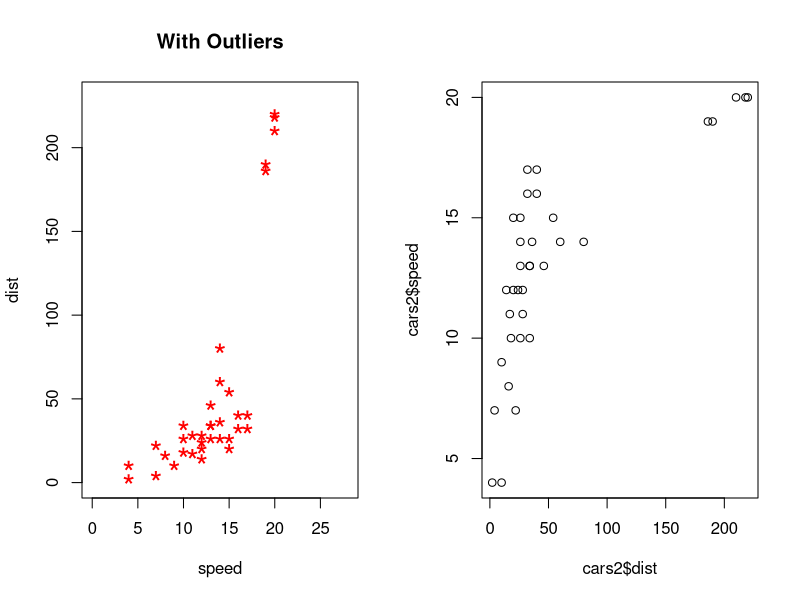
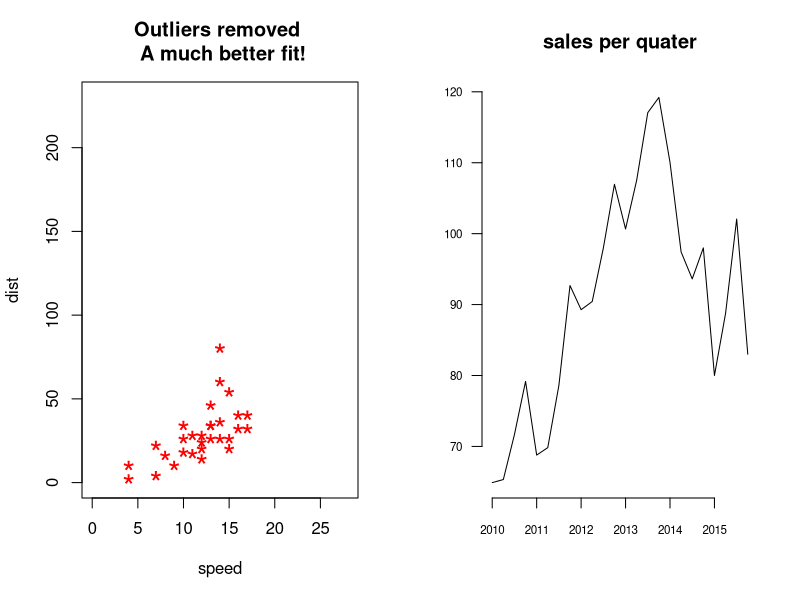
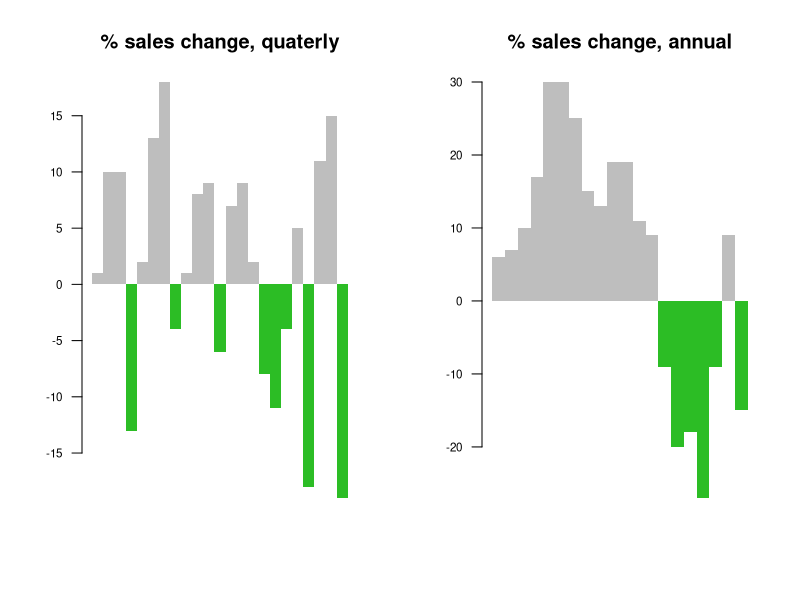
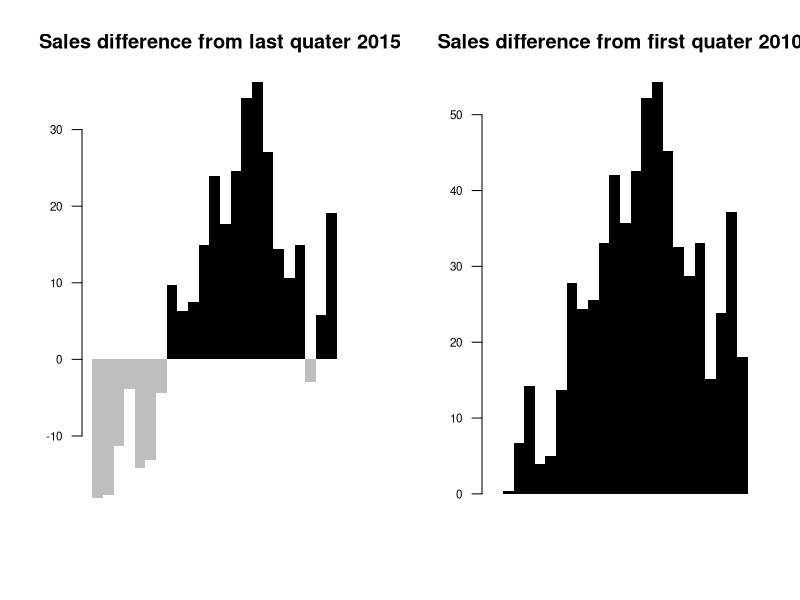
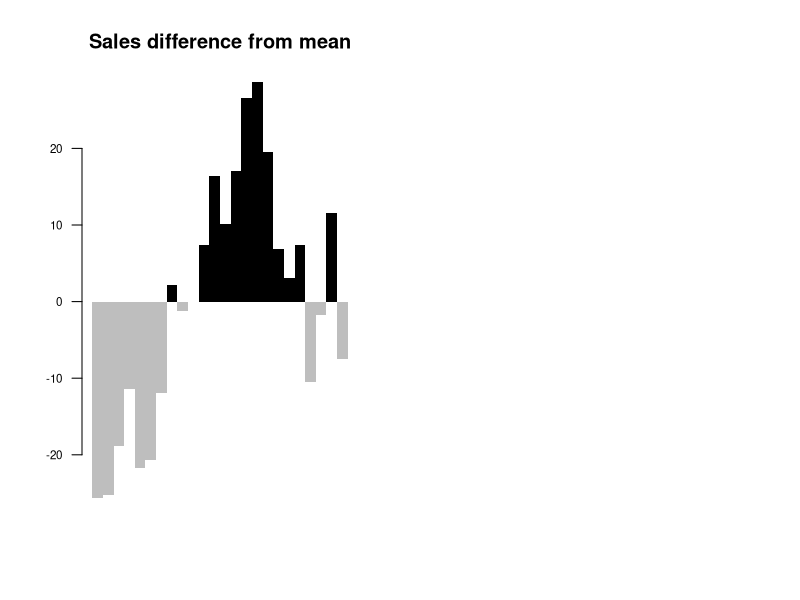
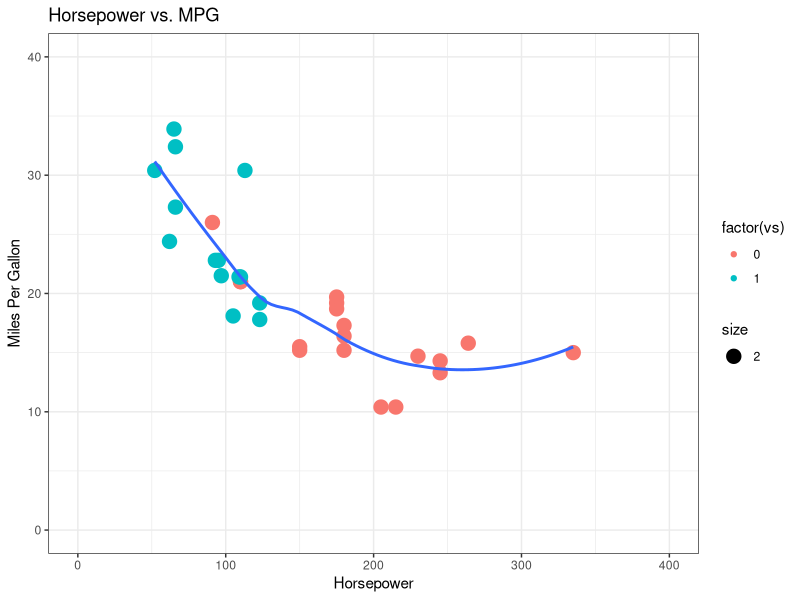
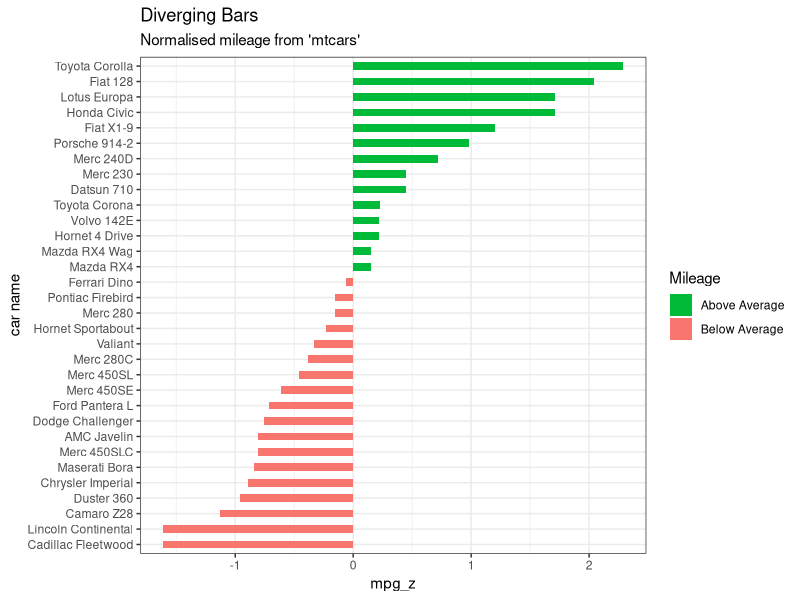

Here is the R script that generated these plots, in order:
## ---- chunk 1
# Inject outliers into data.
cars1 <- cars[1:30, ]  # original data
cars_outliers <- data.frame(speed=c(19,19,20,20,20), dist=c(190, 186, 210, 220, 218))  # introduce outliers.
cars2 <- rbind(cars1, cars_outliers)  # data with outliers.

# Plot of data with outliers.
par(mfrow=c(1, 2))
plot(cars2$speed, cars2$dist, xlim=c(0, 28), ylim=c(0, 230), main="With Outliers", xlab="speed", ylab="dist", pch="*", col="red", cex=2)
plot(cars2$dist,cars2$speed)

# Plot of original data without outliers. Note the change in slope (angle) of best fit line.
plot(cars1$speed, cars1$dist, xlim=c(0, 28), ylim=c(0, 230), main="Outliers removed \n A much better fit!", xlab="speed", ylab="dist", pch="*", col="red", cex=2)
## ---- chunk 2
# Create the data.
a <-rep(c(2010,2011,2012,2013,2014,2015),each = 4)
b <- seq(1:24)
c <- c(64.9,65.33,71.67,79.17,68.78,69.83,78.61,92.68,89.28,90.43,97.96,106.96,100.66,107.53,117.06,119.21,110.05,97.42,93.62,97.99,80,88.74,102.06,83)
data <- as.data.frame(cbind(a,b,c))
colnames(data) <-c("year","quater","sales")
## ---- chunk 3
# Regular time series for sales
par(cex.axis=0.7)
data.ts <- ts(data$sales, start=c(2010, 1), frequency=4)
plot(data.ts, xlab="", ylab="", main="sales per quater", las=1, bty="n")
## ---- chunk 4
# Quaterly change
curr <- as.numeric(data$sales[-1])
prev <- as.numeric(data$sales[1:(length(data$sales)-1)])
quaChange <- 100 * round( (curr-prev) / prev, 2 )
barCols <- sapply(quaChange, 
	function(x) { 
		if (x < 0) {
			return("#2cbd25")
		} else {
			return("gray")
		}
	})

barplot(quaChange, border=NA, space=0, las=1, col=barCols, main="% sales change, quaterly")
## ---- chunk 5
# Year-over-year change
curr <- as.numeric(data$sales[-(1:4)])
prev <- as.numeric(data$sales[1:(length(data$sales)-4)])
annChange <- 100 * round( (curr-prev) / prev, 2 )
barCols <- sapply(annChange, 
	function(x) { 
		if (x < 0) {
			return("#2cbd25")
		} else {
			return("gray")
		}
	})

barplot(annChange, border=NA, space=0, las=1, col=barCols, main="% sales change, annual")
## ---- chunk 6
# Relative to current 2015
curr <- as.numeric(data$sales[length(data$sales)])
salesDiff <- as.numeric(data$sales) - curr
barCols.diff <- sapply(salesDiff,
	function(x) {
		if (x < 0) {
			return("gray")
		} else {
			return("black")
		}
	}
)
barplot(salesDiff, border=NA, space=0, las=1, col=barCols.diff, main="Sales difference from last quater 2015")
## ---- chunk 7
# Relative to first quater
ori <- as.numeric(data$sales[1])
salesDiff <- as.numeric(data$sales) - ori
barCols.diff <- sapply(salesDiff,
	function(x) {
		if (x < 0) {
			return("gray")
		} else {
			return("black")
		}
	}
)
barplot(salesDiff, border=NA, space=0, las=1, col=barCols.diff, main="Sales difference from first quater 2010")
## ---- chunk 8
# difference from the mean
mean <- mean(as.numeric(data$sales))
salesDiff <- as.numeric(data$sales) - mean
barCols.diff <- sapply(salesDiff,
	function(x) {
		if (x < 0) {
			return("gray")
		} else {
			return("black")
		}
	}
)
barplot(salesDiff, border=NA, space=0, las=1, col=barCols.diff, main="Sales difference from mean")
## ---- chunk 9
library(ggplot2)

theme_set(theme_bw())  #set background theme

plot1 <- ggplot(mtcars, aes(x = hp, y = mpg)) + geom_point(aes(col=factor(vs), size = 2)) + geom_smooth(method = "loess", se = F) + xlim(c(0, 400)) + ylim(c(0, 40)) + labs(title = "Horsepower vs. MPG", y = "Miles Per Gallon", x = "Horsepower")

plot(plot1)  #we have to actually call the plot() function on the plot object we created
## ---- chunk 10
library(ggplot2)
theme_set(theme_bw())  

# Data Prep
data("mtcars")  # load data
mtcars$`car name` <- rownames(mtcars)  # create new column for car names
mtcars$mpg_z <- round((mtcars$mpg - mean(mtcars$mpg))/sd(mtcars$mpg), 2)  # compute normalized mpg
mtcars$mpg_type <- ifelse(mtcars$mpg_z < 0, "below", "above")  # above / below avg flag
mtcars <- mtcars[order(mtcars$mpg_z), ]  # sort
mtcars$`car name` <- factor(mtcars$`car name`, levels = mtcars$`car name`)  # convert to factor to retain sorted order in plot.

# Diverging Barcharts
ggplot(mtcars, aes(x=`car name`, y=mpg_z, label=mpg_z)) + 
  geom_bar(stat='identity', aes(fill=mpg_type), width=.5)  +
  scale_fill_manual(name="Mileage", 
                    labels = c("Above Average", "Below Average"), 
                    values = c("above"="#00ba38", "below"="#f8766d")) + 
  labs(subtitle="Normalised mileage from 'mtcars'", 
       title= "Diverging Bars") + 
  coord_flip()
